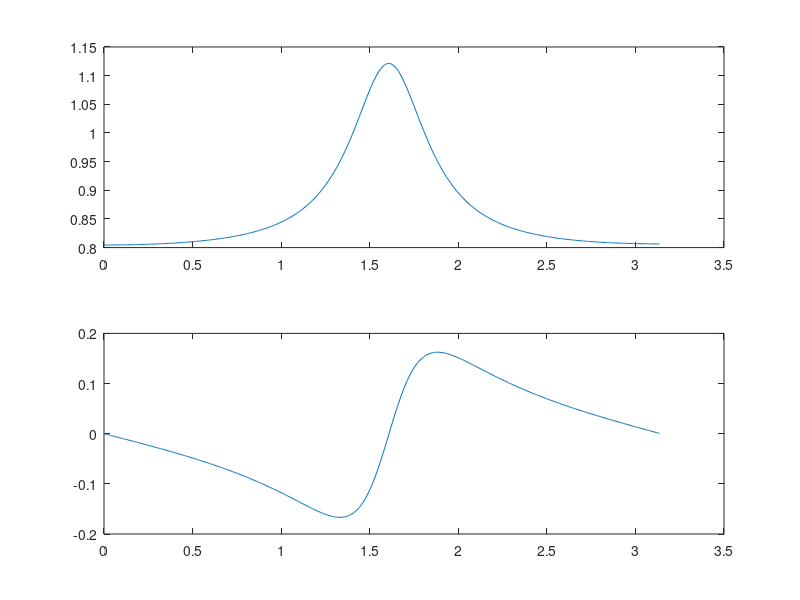

Write MATLAB code to recreate this figure.
a1 = 0.09241;
a2 = 1.63060;
b0 = 0.70587;
b1 = 0.07190;
b2 = 1.41295;

a = [1 a1 a2];
b = [b0 b1 b2];

[h,w] = freqz(b,a);

figure;

subplot(2,1,1);
plot(w,abs(h));

subplot(2,1,2);
plot(w,angle(h));